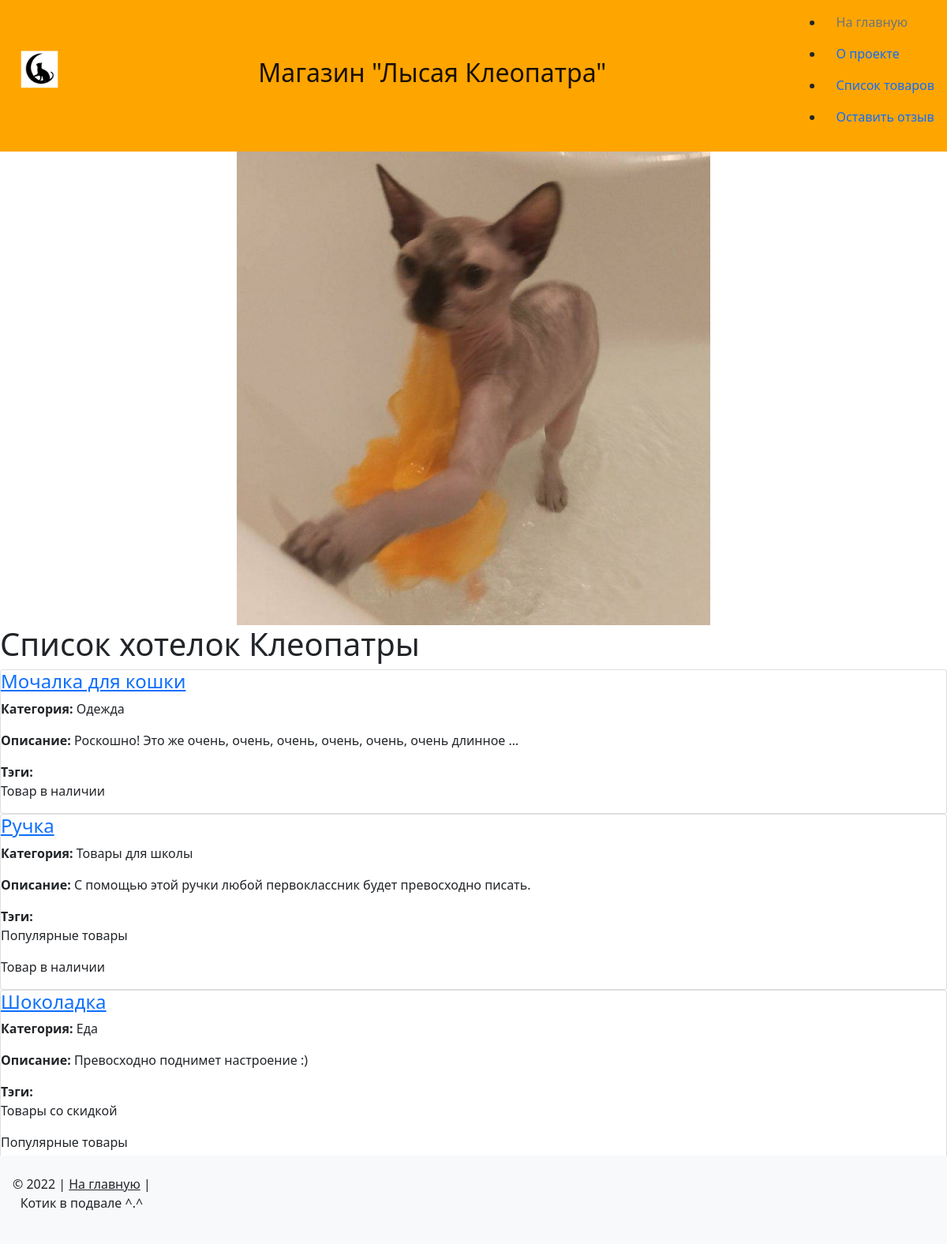
/, run on an earlier commit of the app's database.
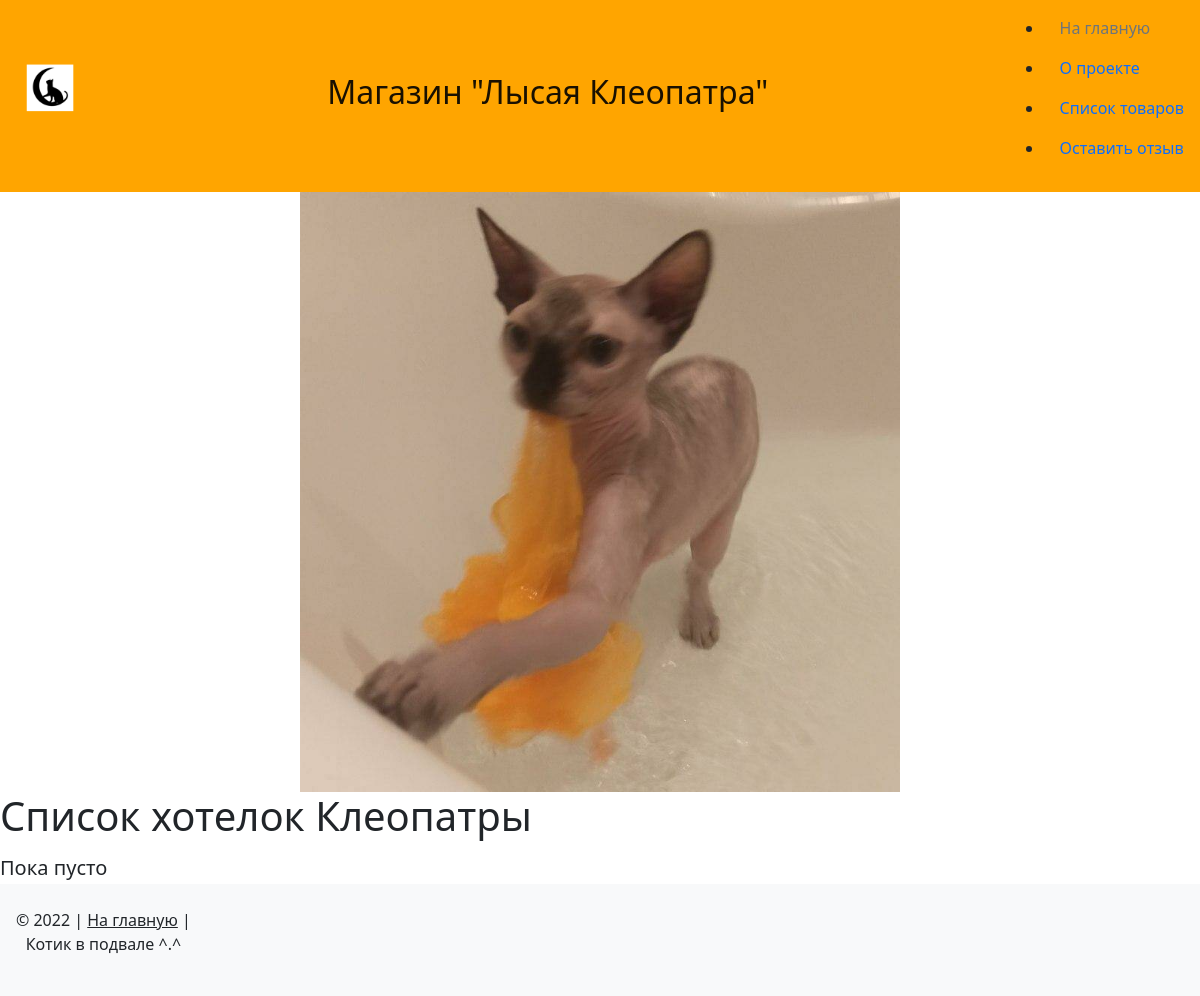
And on a later commit of the database.
### catalog/models.py (models this page shows, shortened)
class Item(PublishedBaseModel):
    objects = ItemManager()
    name = models.CharField('название товара',
                            max_length=150,
                            help_text='Максимум 150 символов',
                            default='Здесь должно быть название')
    text = models.TextField(verbose_name='Описание',
                            default='',
                            validators=[validate_perfect('роскошно',
                                                         'превосходно')],
                            help_text=('Обязательно используйте слово роскошно'
                                       ' или превосходно!'))
    category = models.ForeignKey(Category,
                                 on_delete=models.CASCADE,
                                 verbose_name='категория')
    tags = models.ManyToManyField(Tag,
                                  verbose_name='тэги')
    is_on_main = models.BooleanField('показывать на главной', default=False)
    class Meta:
        verbose_name = 'товар'
        verbose_name_plural = 'товары'
        default_related_name = 'items'
    def main_image_tmb(self):
        if self.main_image:
            return mark_safe(
                f'<img src="{self.main_image.get_small_img.url}">'
            )
        return 'Нет изображения'
    main_image_tmb.short_description = 'превью'
    main_image_tmb.allow_tags = True
    def get_absolute_url(self):
        return reverse('catalog:detail', kwargs={'pk': self.pk})

class Category(PublishedBaseModel, SlugBaseModel):
    name = models.CharField('название категории',
                            max_length=150,
                            help_text='Максимум 150 символов',
                            default='Здесь должно быть название', unique=True)
    weight = models.SmallIntegerField('вес',
                                      default=100,
                                      help_text='Целое число x, 0 < x < 32767',
                                      validators=[MinValueValidator(1),
                                                  MaxValueValidator(32766)])
    class Meta:
        verbose_name = 'категория'
        verbose_name_plural = 'категории'

class Tag(PublishedBaseModel, SlugBaseModel):
    name = models.CharField('название тэга',
                            max_length=150,
                            help_text='Максимум 150 символов',
                            default='Здесь должно быть название', unique=True)
    class Meta:
        verbose_name = 'тэг'
        verbose_name_plural = 'тэги'
        default_related_name = 'tags'

### homepage/views.py (the view)
# urls.py: path('', views.home, name='home')
def home(request):
    template_name = 'homepage/homepage.html'
    items = Item.objects.published().order_by('name').filter(is_on_main=True)
    context = {'items': items, }
    return render(request, template_name, context)

### catalog/models.py (called while the page is built)
    def published(self):
        return (
            self.get_queryset()
                .filter(is_published=True, category__is_published=True)
                .select_related('category')
                .prefetch_related(Prefetch
                                  ('tags',
                                   queryset=Tag.objects
                                               .all()
                                               .filter(is_published=True)))
                .only('name', 'text', 'category__name')
        )

### templates/homepage/homepage.html
{% extends "base.html" %}
{% load static %}
{% block content %}
    <img class="mx-auto d-block" src="{% static 'img/cat.jpg' %}" alt="photo" width="600">
    <h1>Список хотелок Клеопатры</h1>
    {% if items|length > 0 %}
        {% for item in items %}
            {% include "catalog/includes/item_card.html" %}
        {% endfor %}
    {% else %}
        <p><h5>Пока пусто</h5></p>
    {% endif %}
{% endblock %}

### templates/catalog/includes/item_card.html
<div class="card">
    <h4 class="card-title"><a href="{{ item.get_absolute_url }}">{{ item.name }}</a></h4>
    {% with request.resolver_match.view_name as view_name %}
        {% if view_name != 'catalog:list'%}<p><b>Категория:</b> {{item.category.name}}</p>{% endif %}
        <p><b>Описание: </b>{% if view_name != "catalog:detail" %}{{item.text | truncatewords_html:10}}{% else %}{{item.text}}{% endif %}</p>
        <div><b>Тэги:</b>
        {% for tag in item.tags.all %}
            <p>{{ tag.name }}</p>
        {% endfor %}
        </div>
    {% endwith %}
</div>

What changed in the data, as far as the page shows it:
no longer on this page (row edited): Item: name "Мочалка для кошки", category.name "Одежда", text "Роскошно! Это же очень, очень, очень, очень, очень, очень длинное …"
no longer on this page (row unchanged): Tag: name "Товар в наличии"
no longer on this page (row edited): Item: name "Ручка", category.name "Товары для школы", text "С помощью этой ручки любой первоклассник будет превосходно писать."
no longer on this page (row unchanged): Tag: name "Популярные товары"
no longer on this page (row edited): Item: name "Шоколадка", category.name "Еда", text "Превосходно поднимет настроение :)"
no longer on this page (row unchanged): Tag: name "Товары со скидкой", shown under "Шоколадка"
Also different on the page:
text now shown: "Пока пусто"
